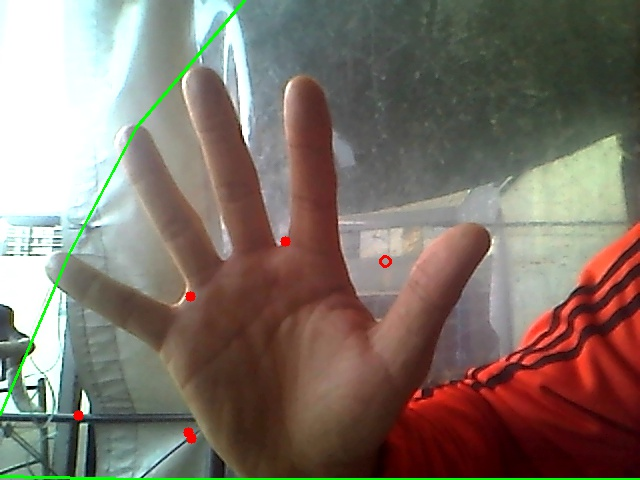
#> input picture python/ReconocimientoImgs/hand2.jpg, 640 x 480 px, given in place of the camera
$ python 08HandReco.py   (older library calls are emulated)
#> lines starting #> are read from the running program, lines starting #| are printed output that depends on the picture; after the words box and inside, x2 and y2 are one past the last pixel; in counts of white or black regions, pixels touching at a corner belong together
import cv2
import numpy as np
import time

#Open Camera object
cap = cv2.VideoCapture(0)

#Decrease frame size
#cap.set(cv2.cv.CV_CAP_PROP_FRAME_WIDTH, 1000)
#cap.set(cv2.cv.CV_CAP_PROP_FRAME_HEIGHT, 600)
cap.set(3,640)
cap.set(4,480)

def nothing(x):
    pass

# Function to find angle between two vectors
def Angle(v1,v2):
 dot = np.dot(v1,v2)
 x_modulus = np.sqrt((v1*v1).sum())
 y_modulus = np.sqrt((v2*v2).sum())
 cos_angle = dot / x_modulus / y_modulus
 angle = np.degrees(np.arccos(cos_angle))
 return angle

# Function to find distance between two points in a list of lists
def FindDistance(A,B):
 return np.sqrt(np.power((A[0][0]-B[0][0]),2) + np.power((A[0][1]-B[0][1]),2))


# Creating a window for HSV track bars
cv2.namedWindow('HSV_TrackBar')

# Starting with 100's to prevent error while masking
h,s,v = 100,100,100

# Creating track bar
cv2.createTrackbar('h', 'HSV_TrackBar',0,179,nothing)
cv2.createTrackbar('s', 'HSV_TrackBar',0,255,nothing)
cv2.createTrackbar('v', 'HSV_TrackBar',0,255,nothing)

while(1):

    #Measure execution time
    start_time = time.time()

    #Capture frames from the camera
    ret, frame = cap.read()
#> frame is the input picture: shape (480, 640, 3); mean B, G, R 105.5, 115.5, 127.5

    #Blur the image
    blur = cv2.blur(frame,(3,3))

 	#Convert to HSV color space
    hsv = cv2.cvtColor(blur,cv2.COLOR_BGR2HSV)
#> hsv: shape (480, 640, 3); mean H, S, V 45.1, 77.5, 136.2

    #Create a binary image with where white will be skin colors and rest is black
    mask2 = cv2.inRange(hsv,np.array([2,50,50]),np.array([15,255,255]))
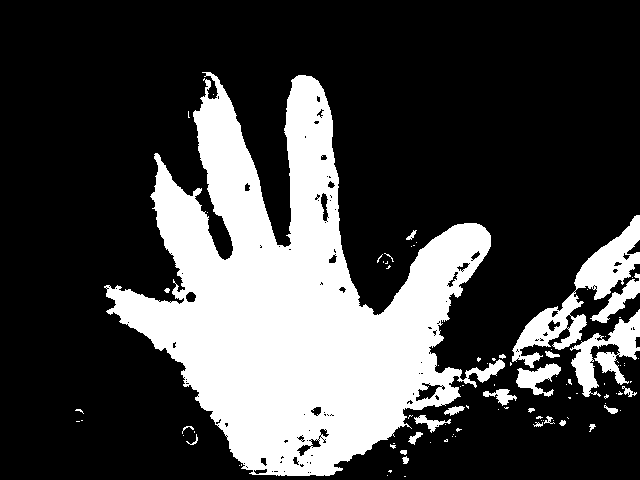
#> mask2: shape (480, 640); 26.7% white; 93 white regions (69 under 20 px), largest, box (x1, y1, x2, y2) and area: (104, 72, 505, 476) 71827, (512, 215, 640, 368) 4724, (570, 309, 640, 397) 2396

    #Kernel matrices for morphological transformation
    kernel_square = np.ones((11,11),np.uint8)
    kernel_ellipse= cv2.getStructuringElement(cv2.MORPH_ELLIPSE,(5,5))

    #Perform morphological transformations to filter out the background noise
    #Dilation increase skin color area
    #Erosion increase skin color area
    dilation = cv2.dilate(mask2,kernel_ellipse,iterations = 1)
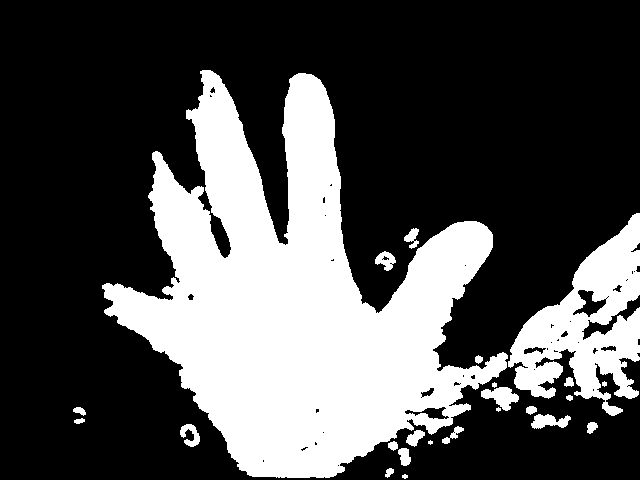
#> dilation: shape (480, 640); 30.9% white; 24 white regions (2 under 20 px), largest, box (x1, y1, x2, y2) and area: (102, 70, 508, 478) 79541, (508, 213, 640, 416) 12595, (481, 387, 519, 411) 498
    erosion = cv2.erode(dilation,kernel_square,iterations = 1)
#> erosion: shape (480, 640); 21.5% white; 19 white regions (6 under 20 px), largest, box (x1, y1, x2, y2) and area: (110, 79, 488, 473) 61936, (579, 219, 640, 294) 1679, (521, 299, 576, 344) 685
    dilation2 = cv2.dilate(erosion,kernel_ellipse,iterations = 1)
#> dilation2: shape (480, 640); 24% white; 16 white regions, largest, box (x1, y1, x2, y2) and area: (108, 77, 490, 475) 67240, (577, 217, 640, 296) 2137, (519, 297, 578, 346) 1094
    filtered = cv2.medianBlur(dilation2,5)
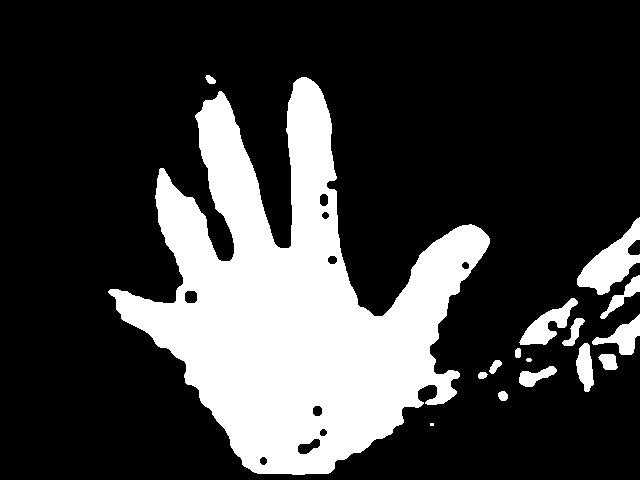
#> filtered: shape (480, 640); 24% white; 16 white regions (1 under 20 px), largest, box (x1, y1, x2, y2) and area: (108, 77, 490, 475) 67371, (577, 217, 640, 295) 2142, (519, 298, 578, 345) 1094
    kernel_ellipse= cv2.getStructuringElement(cv2.MORPH_ELLIPSE,(8,8))
    dilation2 = cv2.dilate(filtered,kernel_ellipse,iterations = 1)
#> dilation2: shape (480, 640); 28.5% white; 8 white regions, largest, box (x1, y1, x2, y2) and area: (105, 74, 494, 479) 76259, (512, 295, 640, 396) 5646, (574, 214, 640, 323) 3912
    kernel_ellipse= cv2.getStructuringElement(cv2.MORPH_ELLIPSE,(5,5))
    dilation3 = cv2.dilate(filtered,kernel_ellipse,iterations = 1)
#> dilation3: shape (480, 640); 26.4% white; 11 white regions, largest, box (x1, y1, x2, y2) and area: (106, 75, 492, 477) 72247, (575, 215, 640, 297) 2577, (574, 312, 640, 394) 2295
    median = cv2.medianBlur(dilation2,5)
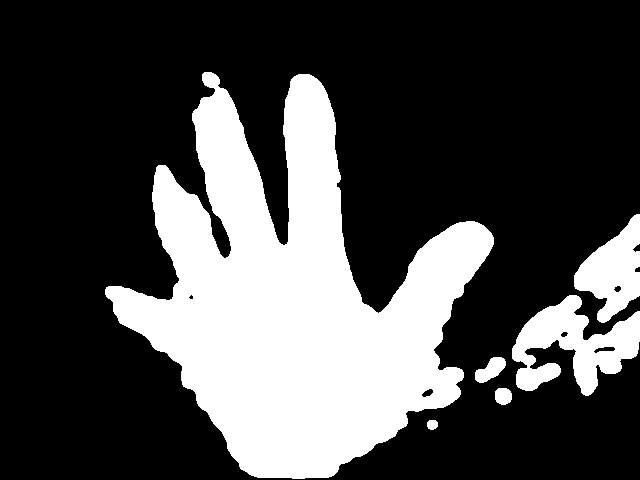
#> median: shape (480, 640); 28.6% white; 6 white regions
    ret,thresh = cv2.threshold(median,127,255,0)

    #Find contours of the filtered frame
    __, contours, hierarchy = cv2.findContours(thresh,cv2.RETR_TREE,cv2.CHAIN_APPROX_SIMPLE)
#> contours = 11 contours, 1 with area under 20; largest, box (x1, y1, x2, y2) and area: (105, 72, 494, 479) 75673, (512, 295, 640, 396) 6314, (574, 214, 640, 323) 3827, (475, 357, 506, 383) 426, (495, 388, 512, 405) 218

    #Draw Contours
    #cv2.drawContours(frame, cnt, -1, (122,122,0), 3)
    #cv2.imshow('Dilation',median)

	#Find Max contour area (Assume that hand is in the frame)
    max_area=100
    ci=0
    for i in range(len(contours)):
        cnt=contours[i]
        area = cv2.contourArea(cnt)
        if(area>max_area):
            max_area=area
            ci=i
#> this loop made 11 passes
#> (area, max_area) on passes 2, 3, 4, 9: (217.5, 217.5), (426.5, 426.5), (6314, 6314), (75673, 75673)
#> area on passes 1, 5, 6, 7, 8, 10: 76.5, 93.5, 33, 3827, 38.5, 67.5
#> after the loop, ci = 8; max_area = 75673

	#Largest area contour
    cnts = contours[ci]
#> cnts = contour of 926 points, box (x1, y1, x2, y2) (105, 72, 494, 479), area 75673

    #Find convex hull
    hull = cv2.convexHull(cnts)
#> hull = contour of 31 points, box (x1, y1, x2, y2) (105, 72, 494, 479), area 109248

    #Find convex defects
    hull2 = cv2.convexHull(cnts,returnPoints = False)
#> hull2 = 31 values, max 925 at index 0, min 0 at index 30, mean 430.6
    defects = cv2.convexityDefects(cnts,hull2)
#> defects = 23 rows, first 6: [1, 164, 101, 26741], [164, 259, 221, 16752], [260, 266, 265, 981], [266, 268, 267, 114], [268, 274, 269, 298], [274, 379, 321, 5230]

    #Get defect points and draw them in the original image
    FarDefect = []
    for i in range(defects.shape[0]):
        s,e,f,d = defects[i,0]
        start = tuple(cnts[s][0])
        end = tuple(cnts[e][0])
        far = tuple(cnts[f][0])
        FarDefect.append(far)
        cv2.line(frame,start,end,[0,255,0],1)
        cv2.circle(frame,far,10,[100,255,255],3)
#> this loop made 23 passes
#> (s, e, f, d, start, end, far) on passes 1 to 12: (1, 164, 101, 26741, (202, 74), (156, 167), (230, 253)), (164, 259, 221, 16752, (156, 167), (105, 289), (173, 296)), (260, 266, 265, 981, (105, 294), (113, 311), (113, 302)), (266, 268, 267, 114, (113, 311), (114, 313), (114, 312)), (268, 274, 269, 298, (114, 313), (119, 322), (117, 316)), (274, 379, 321, 5230, (119, 322), (240, 468), (182, 366)), (380, 386, 385, 244, (241, 469), (249, 474), (246, 471)), (386, 388, 387, 114, (249, 474), (251, 475), (250, 474)), (388, 392, 389, 162, (251, 475), (257, 477), (253, 475)), (392, 394, 393, 249, (257, 477), (292, 478), (291, 477)), (395, 397, 396, 245, (304, 478), (328, 477), (305, 477)), (397, 399, 398, 162, (328, 477), (331, 476), (329, 476))
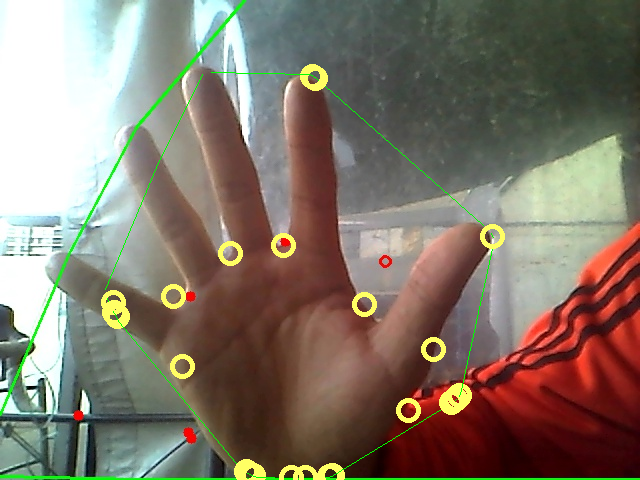
#> frame: shape (480, 640, 3); mean B, G, R 105.8, 119.1, 129.7
#> after the loop, FarDefect = [(230, 253), (173, 296), (113, 302), (114, 312), (117, 316), (182, 366), (246, 471), (250, 474), (253, 475), (291, 477), (305, 477), (329, 476), (332, 475), (408, 410), (451, 402), (455, 399), (459, 395), (433, 349), (492, 236), (364, 304), (315, 78), (312, 76), (283, 245)]

	#Find moments of the largest contour
    moments = cv2.moments(cnts)
#> moments = moments, m00 75673, centre m10/m00, m01/m00 = (293.5, 302.4)

    #Central mass of first order moments
    if moments['m00']!=0:
        cx = int(moments['m10']/moments['m00']) # cx = M10/M00
#> cx = 293
        cy = int(moments['m01']/moments['m00']) # cy = M01/M00
#> cy = 302
    centerMass=(cx,cy)
#> centerMass = (293, 302)

    #Draw center mass
    cv2.circle(frame,centerMass,7,[100,0,255],2)
    font = cv2.FONT_HERSHEY_SIMPLEX
#> font = 0
    cv2.putText(frame,'Center',tuple(centerMass),font,2,(255,255,255),2)

    #Distance from each finger defect(finger webbing) to the center mass
    distanceBetweenDefectsToCenter = []
    for i in range(0,len(FarDefect)):
        x =  np.array(FarDefect[i])
        centerMass = np.array(centerMass)
        distance = np.sqrt(np.power(x[0]-centerMass[0],2)+np.power(x[1]-centerMass[1],2))
        distanceBetweenDefectsToCenter.append(distance)
#> this loop made 23 passes
#> (x, distance) on passes 1 to 12: ([230, 253], 79.81), ([173, 296], 120.1), ([113, 302], 180), ([114, 312], 179.3), ([117, 316], 176.6), ([182, 366], 128.1), ([246, 471], 175.4), ([250, 474], 177.3), ([253, 475], 177.6), ([291, 477], 175), ([305, 477], 175.4), ([329, 476], 177.7)
#> after the loop, distanceBetweenDefectsToCenter = [79.81, 120.1, 180, 179.3, 176.6, 128.1, 175.4, 177.3, 177.6, 175, 175.4, 177.7, 177.3, 157.8, 187, 188.8, 190.3, 147.7, 209.7, 71.03, 225.1, 226.8, 57.87]

    #Get an average of three shortest distances from finger webbing to center mass
    sortedDefectsDistances = sorted(distanceBetweenDefectsToCenter)
#> sortedDefectsDistances = [57.87, 71.03, 79.81, 120.1, 128.1, 147.7, 157.8, 175, 175.4, 175.4, 176.6, 177.3, 177.3, 177.6, 177.7, 179.3, 180, 187, 188.8, 190.3, 209.7, 225.1, 226.8]
    AverageDefectDistance = np.mean(sortedDefectsDistances[0:2])
#> AverageDefectDistance = 64.45

    #Get fingertip points from contour hull
    #If points are in proximity of 80 pixels, consider as a single point in the group
    finger = []
    for i in range(0,len(hull)-1):
        if (np.absolute(hull[i][0][0] - hull[i+1][0][0]) > 80) or ( np.absolute(hull[i][0][1] - hull[i+1][0][1]) > 80):
            if hull[i][0][1] <500 :
                finger.append(hull[i][0])
#> this loop made 30 passes
#> after the loop, finger = [[211, 72], [316, 78], [493, 244], [449, 404], [240, 468], [105, 289], [156, 167]]

    #The fingertip points are 5 hull points with largest y coordinates
    finger =  sorted(finger,key=lambda x: x[1])
#> finger = [[211, 72], [316, 78], [156, 167], [493, 244], [105, 289], [449, 404], [240, 468]]
    fingers = finger[0:5]
#> fingers = [[211, 72], [316, 78], [156, 167], [493, 244], [105, 289]]

    #Calculate distance of each finger tip to the center mass
    fingerDistance = []
    for i in range(0,len(fingers)):
        distance = np.sqrt(np.power(fingers[i][0]-centerMass[0],2)+np.power(fingers[i][1]-centerMass[0],2))
        fingerDistance.append(distance)
#> this loop made 5 passes
#> distance on passes 1 to 5: 235.7, 216.2, 186.1, 205.9, 188
#> after the loop, fingerDistance = [235.7, 216.2, 186.1, 205.9, 188]

    #Finger is pointed/raised if the distance of between fingertip to the center mass is larger
    #than the distance of average finger webbing to center mass by 130 pixels
    result = 0
    for i in range(0,len(fingers)):
        if fingerDistance[i] > AverageDefectDistance+130:
            result = result +1
#> this loop made 5 passes
#> after the loop, result = 3

    #Print number of pointed fingers
    #print(AverageDefectDistance);
    cv2.putText(frame,str(result),(100,100),font,2,(255,255,255),2)
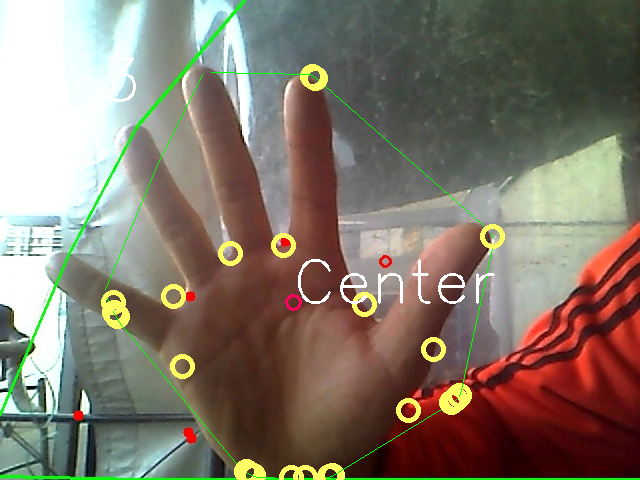
#> frame: shape (480, 640, 3); mean B, G, R 106.6, 119.8, 130.4
    # [12 lines of commented-out code are left out]
    x,y,w,h = cv2.boundingRect(cnts)
#> x = 105; y = 72; w = 389; h = 407
    img = cv2.rectangle(frame,(x,y),(x+w,y+h),(0,255,0),2)

    cv2.drawContours(frame,[hull],-1,(255,255,255),2)
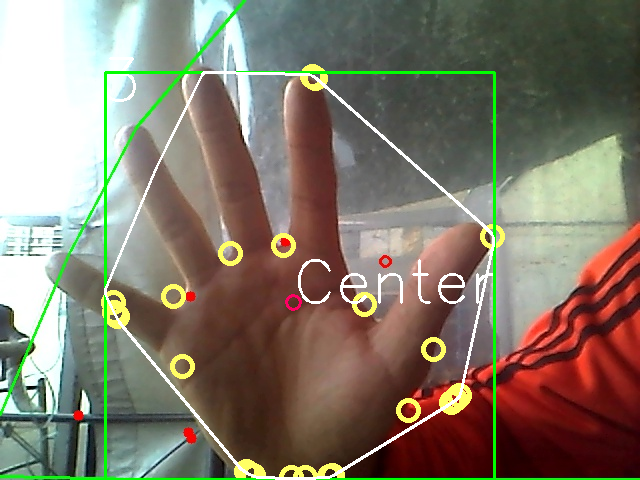
#> frame: shape (480, 640, 3); mean B, G, R 107.4, 122.2, 130.7

    ##### Show final image ########
    cv2.imshow('Dilation',frame)
    ###############################

    #Print execution time
    #print time.time()-start_time

    #close the output video by pressing 'ESC'
    k = cv2.waitKey(5) & 0xFF
#> (key Esc is pressed here)
    if k == 27:
        break


cap.release()
cv2.destroyAllWindows()
